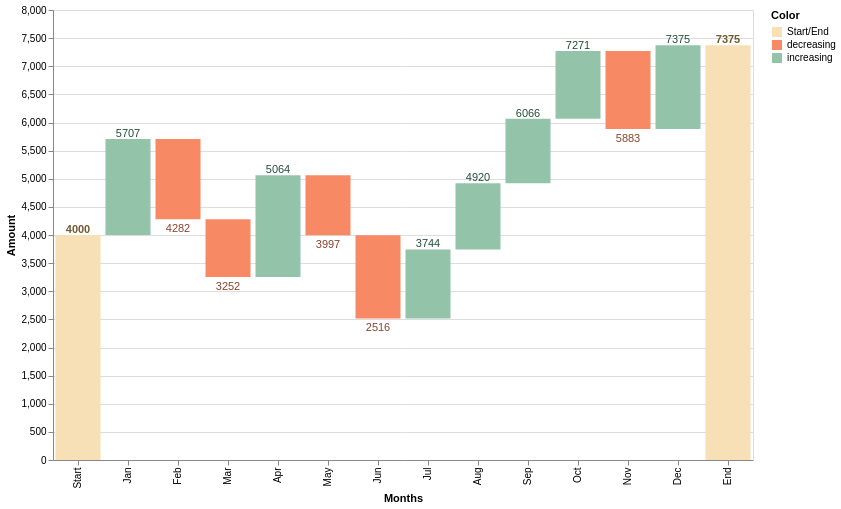

Vega-Lite specification for this chart:
### Vega-Lite specification from a JSON file in a GitHub repository (floating-point values rounded to 4 significant figures)
{"$schema": "https://vega.github.io/schema/vega-lite/v2.json", "data": {"values": [{"label": "Start", "amount": 4000}, {"label": "Jan", "amount": 1707}, {"label": "Feb", "amount": -1425}, {"label": "Mar", "amount": -1030}, {"label": "Apr", "amount": 1812}, {"label": "May", "amount": -1067}, {"label": "Jun", "amount": -1481}, {"label": "Jul", "amount": 1228}, {"label": "Aug", "amount": 1176}, {"label": "Sep", "amount": 1146}, {"label": "Oct", "amount": 1205}, {"label": "Nov", "amount": -1388}, {"label": "Dec", "amount": 1492}, {"label": "End", "amount": 0}]}, "width": 700, "height": 450, "transform": [{"window": [{"op": "row_number", "as": "row"}]}, {"window": [{"op": "sum", "field": "amount", "as": "sum"}], "sort": [{"field": "row", "order": "ascending"}]}, {"calculate": "datum.label == 'End' ? 0 : datum.sum - datum.amount", "as": "previous_amount"}, {"calculate": "datum.label == 'End' ? datum.sum : datum.amount", "as": "amount"}, {"calculate": "datum.label == 'End' || datum.label == 'Start' ? 'Start/End' : datum.amount >= 0 ? 'increasing' : 'decreasing'", "as": "Color"}, {"calculate": "datum.Color == 'decreasing' ? datum.sum : ''", "as": "sum_dec"}, {"calculate": "datum.Color == 'increasing' ? datum.sum : ''", "as": "sum_inc"}, {"calculate": "datum.Color == 'Start/End' ? datum.sum : ''", "as": "sum_start_end"}], "encoding": {"y": {"field": "previous_amount", "type": "quantitative", "axis": {"title": "Amount"}}, "y2": {"field": "sum", "type": "quantitative"}, "x": {"field": "label", "type": "ordinal", "sort": {"field": "row", "op": "min"}, "axis": {"title": "Months"}}}, "layer": [{"mark": "bar", "encoding": {"color": {"field": "Color", "type": "nominal", "scale": {"range": ["#f7e0b6", "#f78a64", "#93c4aa"]}}}}, {"mark": {"type": "text", "dy": -5}, "encoding": {"y": {"field": "sum_inc", "type": "quantitative"}, "text": {"field": "sum_inc", "type": "nominal"}, "color": {"value": "#234f39"}}}, {"mark": {"type": "text", "dy": -5, "fontWeight": "bold"}, "encoding": {"y": {"field": "sum_start_end", "type": "quantitative"}, "text": {"field": "sum_start_end", "type": "nominal"}, "color": {"value": "#725a30"}}}, {"mark": {"type": "text", "dy": 4, "baseline": "top"}, "encoding": {"y": {"field": "sum_dec", "type": "quantitative"}, "text": {"field": "sum_dec", "type": "nominal"}, "color": {"value": "#8b422c"}}}]}
